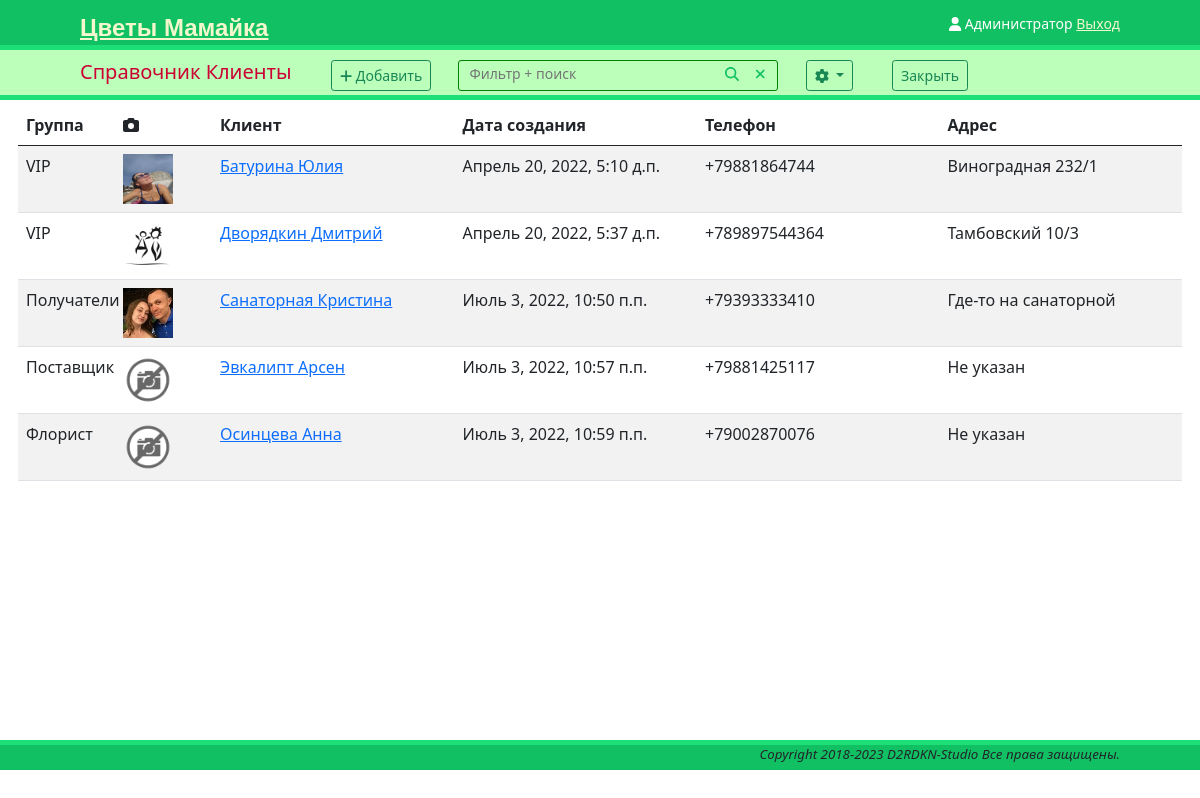
Page /references/contacts/ (signed in) on the earlier database version.
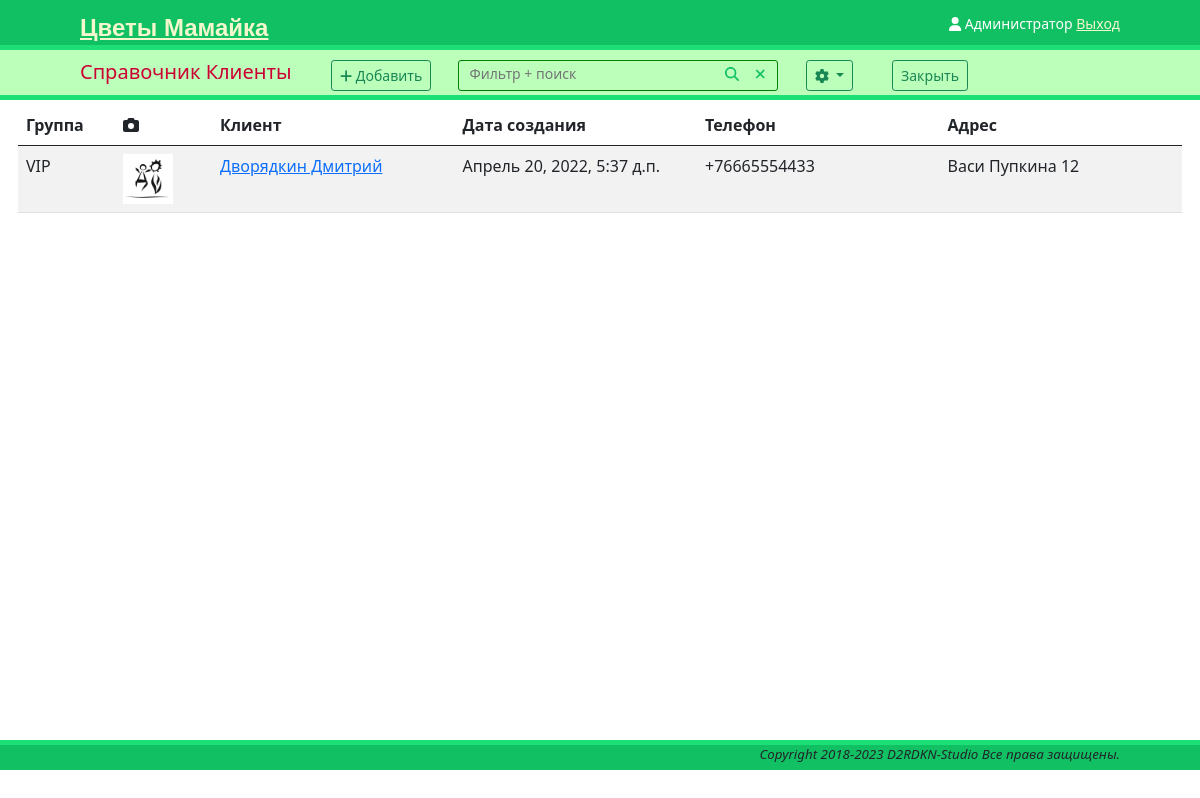
Same page on the later database version.
### references/contacts/models.py (models this page shows, shortened)
class Contact(models.Model):
    MESSENGERS = [
        ('SM', 'SMS'),
        ('WA', 'WhatsApp'),
        ('VB', 'Viber'),
        ('TG', 'Telegram'),
        ('VK', 'VKontakte'),
        ('FB', 'Facebook'),
        ('WC', 'WeChat'),
        ('SC', 'Snapchat'),
        ('SK', 'Skype'),
    ]
    phone_regex = RegexValidator(regex=r"^\+?1?\d{9,15}$")
    category = models.ForeignKey(ContactGroup, on_delete=models.SET_NULL,
                                 db_index=True, null=True, verbose_name='Группа')
    first_name = models.CharField(max_length=255, verbose_name='Имя')
    last_name = models.CharField(blank=True, max_length=255, verbose_name='Фамилия')
    email = models.EmailField(blank=True, verbose_name='Почта')
    phone = models.CharField(max_length=15, verbose_name='Телефон', validators=[phone_regex],)
    phone2 = models.CharField(blank=True, max_length=15, verbose_name='Телефон2', validators=[phone_regex],)
    messenger = models.CharField(max_length=2, choices=MESSENGERS, default='SM'
                                 , verbose_name='Мессенджер')
    address = models.TextField(blank=True, verbose_name='Адрес')
    description = models.TextField(blank=True, verbose_name='Описание')
    image = models.ImageField(blank=True, upload_to='images/contacts/',
                              verbose_name='Изображение')
    createdBy = models.ForeignKey(User, related_name='author', on_delete=models.PROTECT,
                                  verbose_name='Автор')
    createdOn = models.DateTimeField(auto_now_add=True, verbose_name='Создан')
    isActive = models.BooleanField(default=True)
    def __str__(self):
        return self.last_name + ' ' + self.first_name
    class Meta:
        verbose_name = 'Клиент'
        verbose_name_plural = 'Клиенты'
    def get_absolute_url(self):
        return reverse('contact_detail', args=[self.id])

class ContactGroup(models.Model):
    title = models.CharField(max_length=64, unique=True, db_index=True,
                             verbose_name='Наименование')
    parent = models.ForeignKey('self', blank=True, null=True,
                               on_delete=models.SET_NULL,
                               verbose_name='Группа')
    description = models.TextField(blank=True, null=True,
                                   verbose_name='Описание')
    class Meta:
        verbose_name = 'Группа клиентов'
        verbose_name_plural = 'Группы клиентов'
    def __str__(self):
        return self.title

### references/contacts/views.py (the view)
# urls.py: path('', contacts_views.contacts_list, name='contacts_list'),
@login_required
def contacts_list(request, group_id=None):
    sfilter = request.GET.get('Filter')     # Проверяем параметр "Filter" из GET параметра
    if sfilter is None:
        sfilter = ""
    if group_id:
        group = get_object_or_404(ContactGroup, pk=group_id)
        groups = ContactGroup.objects.filter(parent=group)
        contacts = Contact.objects.filter(isActive=True)
        contacts = contacts.filter(
            Q(first_name__icontains=sfilter) |
            Q(last_name__icontains=sfilter) |
            Q(phone__icontains=sfilter) |
            Q(phone2__icontains=sfilter) |
            Q(address__icontains=sfilter) |
            Q(category=groups)
        )
    else:
        group = None
        groups = ContactGroup.objects.all()
        contacts = Contact.objects.filter(isActive=True)
        contacts = contacts.filter(
            Q(first_name__icontains=sfilter) |
            Q(last_name__icontains=sfilter) |
            Q(phone__icontains=sfilter) |
            Q(phone2__icontains=sfilter) |
            Q(address__icontains=sfilter)
        )
    return render(request, 'references/contacts/contacts.html',
                  {'group': group, 'groups': groups, 'contacts': contacts})

### templates/references/contacts/contacts.html (shortened to what this page needs)
{% extends "onepage.html" %}
{% load static %}
{% block subheader %}
	<span class="tools-item">
        <h5> Справочник Клиенты </h5>
    </span>
    <a href="{% url 'contacts_new' %}" class="btn btn-outline-success btn-sm"><i class="fa-solid fa-plus"></i> Добавить</a>
    <div class="tools-item inputbox">
        <form id="filterForm" method="get">
            <input id="filter" type="text" tabindex="1" value="" name="Filter" placeholder="Фильтр + поиск" autocomplete="off">
            <span class="tools-item">
                <a href="#" onclick="document.getElementById('filterForm').submit()"><i class="fa-solid fa-magnifying-glass"></i></a>
            </span>
            <span class="inline">
                <a href="#" onclick='document.getElementById("filter").value="";
                document.getElementById("filterForm").submit()'><i class="fa-solid fa-xmark"></i></a>
            </span>
        </form>
    </div>
    <div class="tools-item dropdown">
        <button class="btn btn-outline-success btn-sm dropdown-toggle" type="button" id="dropdownMenuButton"
                  data-bs-toggle="dropdown" aria-haspopup="true" aria-expanded="true">
          <i class="fa-solid fa-gear"></i>
        </button>
    </div>
    <a href="{% url 'references' %}" class="btn btn-outline-success btn-sm">Закрыть</a>
{% endblock %}
{% block main %}
    <table class="container table table-striped">
        <thead>
            <tr class="row">
                <th class="col-1" scope="col">Группа</th>
                <th class="col-1" scope="col"><i class="fa-solid fa-camera"></i></th>
                <th class="col-sm" scope="col">Клиент</th>
                <th class="col-sm" scope="col">Дата создания</th>
                <th class="col-sm" scope="col">Телефон</th>
                <th class="col-sm" scope="col">Адрес</th>
            </tr>
        </thead>
        <tbody>
            {% for el in contacts %}
                <tr class="row">
                    <td class="col-1">{{ el.category }}</td>
                    <td class="col-1">
                        <a href= "{{ el.get_absolute_url }}">
                            <img class="img-avatar" src="{% if el.image %}{{ el.image.url }}
                            {% else %}{% static '/img/no-image.png' %}{% endif %}"
                            width="50"
                            alt="[X]">
                        </a>
                    </td>
                    <td class="col-sm">
                        <a href= "{{ el.get_absolute_url }}">{{ el }}</a>
                    </td>
                    <td class="col-sm">{{ el.createdOn }}</td>
                    <td class="col-sm">{{ el.phone }}</td>
                    <td class="col-sm">{{ el.address }}</td>
                </tr>
            {% endfor %}
        </tbody>
    </table>
{% endblock %}

Differences in the rows shown:
removed Contact: category "VIP", image (picture), last_name+first_name "Батурина Юлия", createdOn "Апрель 20, 2022, 5:10 д.п.", phone "+79881864744", address "Виноградная 232/1"
no longer on this page (row edited): Contact: category "Получатели", image (picture), last_name+first_name "Санаторная Кристина", createdOn "Июль 3, 2022, 10:50 п.п.", phone "+79393333410", address "Где-то на санаторной"
removed Contact: category "Поставщик", last_name+first_name "Эвкалипт Aрсен", createdOn "Июль 3, 2022, 10:57 п.п.", phone "+79881425117", address "Не указан"
removed Contact: category "Флорист", last_name+first_name "Осинцева Анна", createdOn "Июль 3, 2022, 10:59 п.п.", phone "+79002870076", address "Не указан"
changed Contact "Дворядкин Дмитрий": phone "+789897544364" → "+76665554433"; address "Тамбовский 10/3" → "Васи Пупкина 12"
